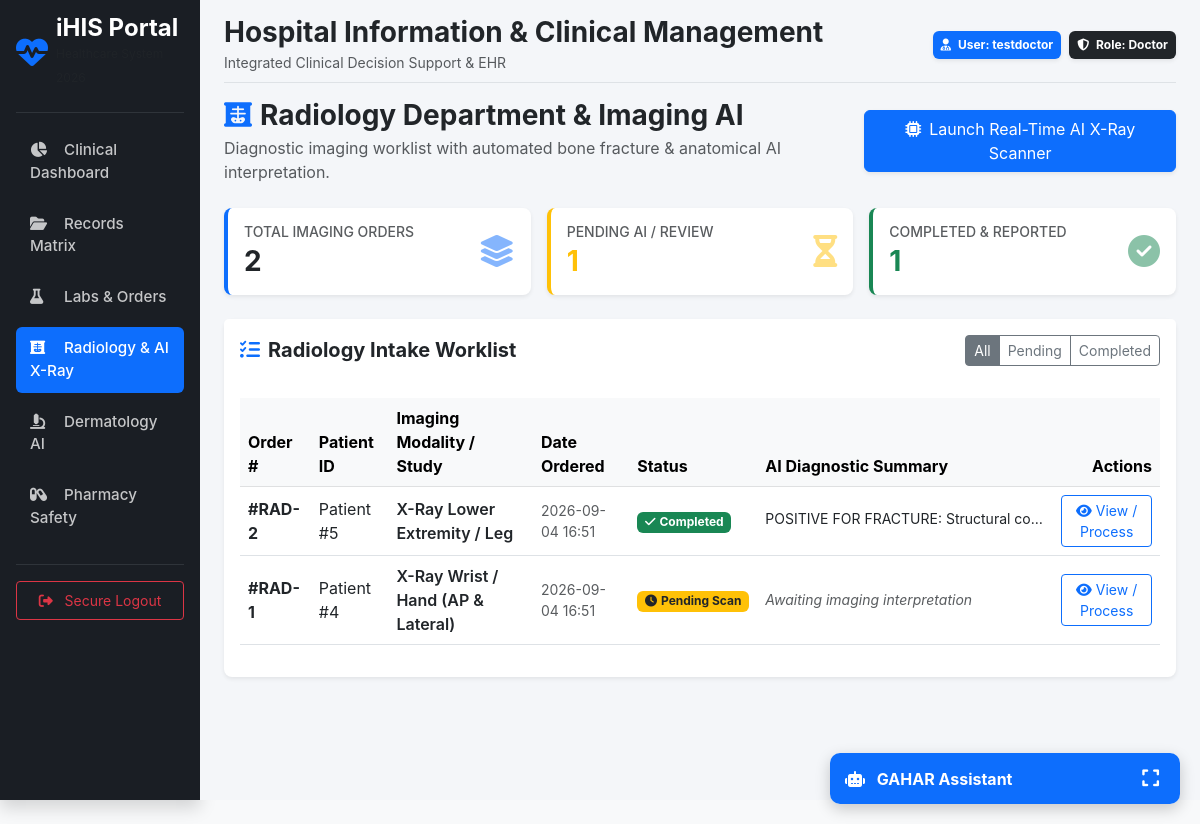
/radiology/dashboard (signed in), run on an earlier commit of the app's database.
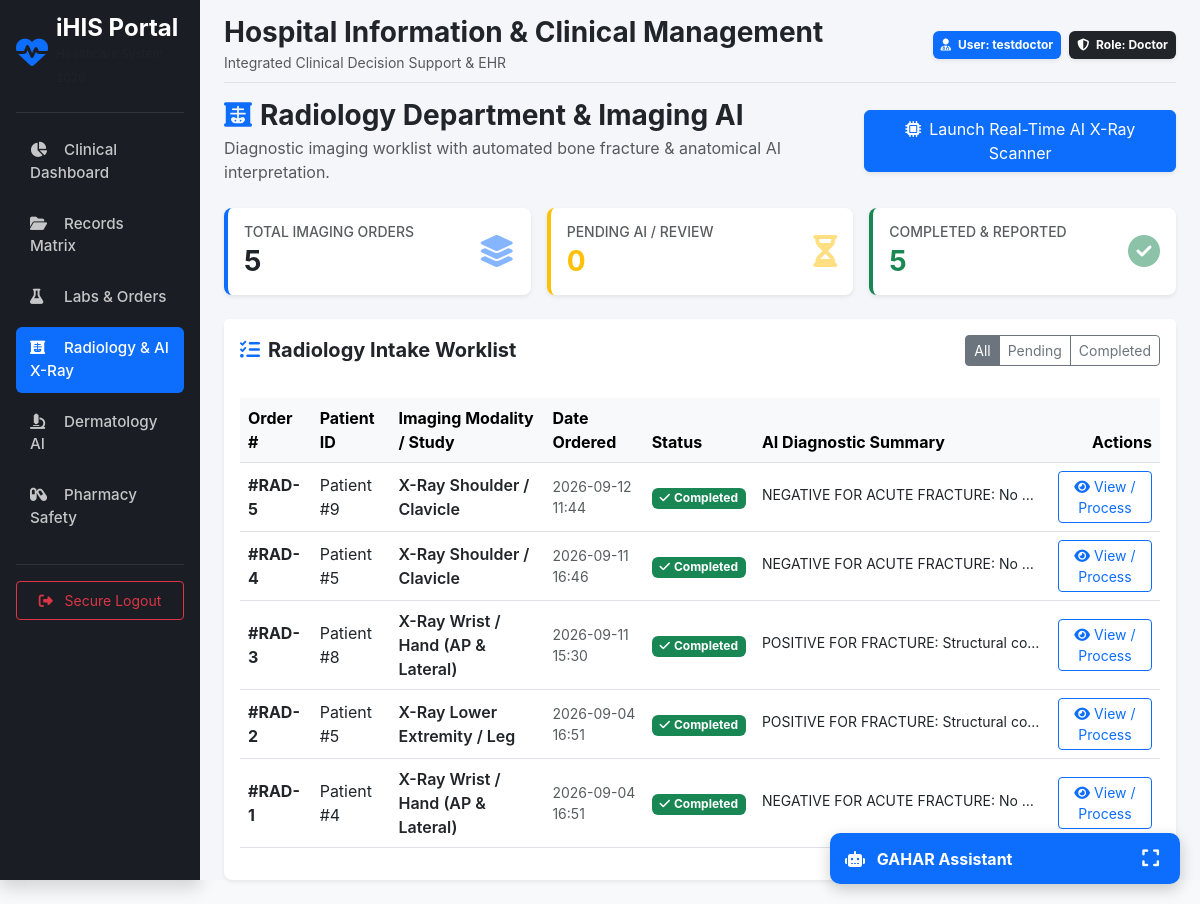
And on a later commit of the database.
### models/user.py (models this page shows, shortened)
class User(db.Model, UserMixin):
    __tablename__ = 'users'
    id = db.Column(db.Integer, primary_key=True)
    username = db.Column(db.String(80), unique=True, nullable=False, index=True)
    email = db.Column(db.String(120), unique=True, nullable=False, index=True)
    password_hash = db.Column(db.String(128), nullable=False)
    role_id = db.Column(db.Integer, db.ForeignKey('roles.id'), nullable=False)
    role = db.relationship('Role', backref=db.backref('users', lazy=True))
    created_at = db.Column(db.DateTime, default=datetime.utcnow)
    updated_at = db.Column(db.DateTime, default=datetime.utcnow, onupdate=datetime.utcnow)
    is_deleted = db.Column(db.Boolean, default=False, nullable=False) # Soft-delete mechanism

class Role(db.Model):
    __tablename__ = 'roles'
    id = db.Column(db.Integer, primary_key=True)
    name = db.Column(db.String(50), unique=True, nullable=False, index=True) # e.g., 'Doctor', 'Patient'
    description = db.Column(db.String(255))

### models/orders.py (models this page shows)
class RadiologyOrder(db.Model):
    __tablename__ = 'radiology_orders'
    id = db.Column(db.Integer, primary_key=True)
    patient_id = db.Column(db.Integer, db.ForeignKey('patients.id'), nullable=False)
    doctor_id = db.Column(db.Integer, db.ForeignKey('users.id'), nullable=False)
    imaging_type = db.Column(db.String(100), nullable=False) # e.g., 'X-Ray Chest', 'X-Ray Wrist / Hand'
    status = db.Column(db.String(30), default='Ordered')     # Ordered, Scheduled, Completed
    findings = db.Column(db.Text, nullable=True)
    image_url = db.Column(db.String(255), nullable=True)     # Path to uploaded scan file
    created_at = db.Column(db.DateTime, default=datetime.utcnow)
    doctor = db.relationship('User', foreign_keys=[doctor_id])

### routes/radiology.py (the view)
@radiology_bp.route('', strict_slashes=False)
@radiology_bp.route('/', strict_slashes=False)
@radiology_bp.route('/dashboard', strict_slashes=False)
@login_required
@roles_required('Doctor', 'Admin')
def dashboard():
    status_filter = request.args.get('status', 'all')
    query = RadiologyOrder.query
    if status_filter != 'all':
        query = query.filter_by(status=status_filter)
    orders = query.order_by(RadiologyOrder.created_at.desc()).all()
    total_orders = RadiologyOrder.query.count()
    pending_orders = RadiologyOrder.query.filter_by(status='Ordered').count()
    completed_orders = RadiologyOrder.query.filter_by(status='Completed').count()
    return render_template(
        'radiology/dashboard.html',
        orders=orders,
        status_filter=status_filter,
        total_orders=total_orders,
        pending_orders=pending_orders,
        completed_orders=completed_orders
    )

### app.py (called while the page is built)
@login_manager.user_loader
def load_user(user_id):
    from models.user import User
    return db.session.get(User, int(user_id))

### services/auth_helpers.py (called while the page is built)
def roles_required(*role_names):
    def decorator(f):
        @wraps(f)
        def decorated_function(*args, **kwargs):
            if not current_user.is_authenticated or current_user.role.name not in role_names:
                abort(403)
            return f(*args, **kwargs)
        return decorated_function
    return decorator

### templates/radiology/dashboard.html (shortened to what this page needs)
{% extends 'base.html' %}
{% block content %}
<div class="d-flex justify-content-between align-items-center mb-4">
    <div>
        <h3 class="fw-bold mb-1"><i class="fa-solid fa-x-ray text-primary me-2"></i>Radiology Department & Imaging AI</h3>
        <p class="text-muted mb-0">Diagnostic imaging worklist with automated bone fracture & anatomical AI interpretation.</p>
    </div>
    <a href="{{ url_for('radiology.interactive_scanner') }}" class="btn btn-primary shadow-sm">
        <i class="fa-solid fa-microchip me-2"></i>Launch Real-Time AI X-Ray Scanner
    </a>
</div>
<div class="row g-3 mb-4">
    <div class="col-md-4">
        <div class="card border-0 border-start border-primary border-4 shadow-sm p-3">
            <div class="d-flex justify-content-between align-items-center">
                <div>
                    <h6 class="text-muted text-uppercase small mb-1">Total Imaging Orders</h6>
                    <h3 class="fw-bold mb-0 text-dark">{{ total_orders }}</h3>
                </div>
                <i class="fa-solid fa-layer-group fa-2x text-primary opacity-50"></i>
            </div>
        </div>
    </div>
    <div class="col-md-4">
        <div class="card border-0 border-start border-warning border-4 shadow-sm p-3">
            <div class="d-flex justify-content-between align-items-center">
                <div>
                    <h6 class="text-muted text-uppercase small mb-1">Pending AI / Review</h6>
                    <h3 class="fw-bold mb-0 text-warning">{{ pending_orders }}</h3>
                </div>
                <i class="fa-solid fa-hourglass-half fa-2x text-warning opacity-50"></i>
            </div>
        </div>
    </div>
    <div class="col-md-4">
        <div class="card border-0 border-start border-success border-4 shadow-sm p-3">
            <div class="d-flex justify-content-between align-items-center">
                <div>
                    <h6 class="text-muted text-uppercase small mb-1">Completed & Reported</h6>
                    <h3 class="fw-bold mb-0 text-success">{{ completed_orders }}</h3>
                </div>
                <i class="fa-solid fa-circle-check fa-2x text-success opacity-50"></i>
            </div>
        </div>
    </div>
</div>
<div class="card border-0 shadow-sm">
    <div class="card-header bg-white border-0 py-3 d-flex justify-content-between align-items-center">
        <h5 class="mb-0 text-dark fw-bold">
            <i class="fa-solid fa-list-check me-2 text-primary"></i>Radiology Intake Worklist
        </h5>
        <div class="btn-group btn-group-sm">
            <a href="{{ url_for('radiology.dashboard', status='all') }}" class="btn btn-outline-secondary {% if status_filter == 'all' %}active{% endif %}">All</a>
            <a href="{{ url_for('radiology.dashboard', status='Ordered') }}" class="btn btn-outline-secondary {% if status_filter == 'Ordered' %}active{% endif %}">Pending</a>
            <a href="{{ url_for('radiology.dashboard', status='Completed') }}" class="btn btn-outline-secondary {% if status_filter == 'Completed' %}active{% endif %}">Completed</a>
        </div>
    </div>
    <div class="table-responsive p-3">
        <table class="table table-hover align-middle">
            <thead class="table-light text-secondary">
                <tr>
                    <th>Order #</th>
                    <th>Patient ID</th>
                    <th>Imaging Modality / Study</th>
                    <th>Date Ordered</th>
                    <th>Status</th>
                    <th>AI Diagnostic Summary</th>
                    <th class="text-end">Actions</th>
                </tr>
            </thead>
            <tbody>
                {% if orders %}
                    {% for order in orders %}
                    <tr>
                        <td class="fw-bold">#RAD-{{ order.id }}</td>
                        <td>Patient #{{ order.patient_id }}</td>
                        <td>
                            <span class="fw-semibold text-dark">{{ order.imaging_type }}</span>
                        </td>
                        <td class="small text-muted">{{ order.created_at.strftime('%Y-%m-%d %H:%M') if order.created_at else 'N/A' }}</td>
                        <td>
                            {% if order.status == 'Completed' %}
                                <span class="badge bg-success"><i class="fa-solid fa-check me-1"></i>Completed</span>
                            {% elif order.status == 'Ordered' %}
                                <span class="badge bg-warning text-dark"><i class="fa-solid fa-clock me-1"></i>Pending Scan</span>
                            {% else %}
                                <span class="badge bg-info text-dark">{{ order.status }}</span>
                            {% endif %}
                        </td>
                        <td class="small">
                            {% if order.findings %}
                                <span class="text-truncate d-inline-block" style="max-width: 280px;" title="{{ order.findings }}">
                                    {{ order.findings }}
                                </span>
                            {% else %}
                                <span class="text-muted fst-italic">Awaiting imaging interpretation</span>
                            {% endif %}
                        </td>
                        <td class="text-end">
                            <a href="{{ url_for('radiology.order_detail', order_id=order.id) }}" class="btn btn-sm btn-outline-primary">
                                <i class="fa-solid fa-eye me-1"></i>View / Process
                            </a>
                        </td>
                    </tr>
                    {% endfor %}
                {% endif %}
            </tbody>
        </table>
    </div>
</div>
{% endblock %}

### templates/base.html (shortened to what this page needs)
<!DOCTYPE html>
<html lang="en">
<head>
    <link href="https://cdn.jsdelivr.net/npm/bootstrap@5.3.0/dist/css/bootstrap.min.css" rel="stylesheet">
    <link href="https://cdnjs.cloudflare.com/ajax/libs/font-awesome/6.4.0/css/all.min.css" rel="stylesheet">
</head>
<body>
    <div class="container-fluid">
        <div class="row">
            <nav class="col-md-3 col-lg-2 d-md-block sidebar collapse p-3 shadow">
                <div class="d-flex align-items-center mb-4 text-white text-decoration-none">
                    <i class="fa-solid fa-heart-pulse fa-2x me-2 text-primary"></i>
                    <div>
                        <span class="fs-4 fw-bold d-block lh-1">iHIS Portal</span>
                        <small class="text-muted" style="font-size: 0.75rem;">Healthcare System 2026</small>
                    </div>
                </div>
                <hr class="border-secondary">
                <ul class="nav nav-pills flex-column mb-auto">
                    <li class="nav-item">
                        <a href="/portal/doctor" class="nav-link {% if request.path == '/portal/doctor' %}active{% endif %}">
                            <i class="fa-solid fa-chart-pie me-2"></i> Clinical Dashboard
                        </a>
                    </li>
                    <li>
                        <a href="{{ url_for('clinical.records_matrix') }}" class="nav-link {% if '/clinical/records' in request.path or '/clinical/patient' in request.path or '/clinical/examination' in request.path %}active{% endif %}">
                            <i class="fa-solid fa-folder-open me-2"></i> Records Matrix
                        </a>
                    </li>
                    <li>
                        <a href="{{ url_for('orders.orders_hub') }}" class="nav-link {% if '/orders' in request.path %}active{% endif %}">
                            <i class="fa-solid fa-flask me-2"></i> Labs & Orders
                        </a>
                    </li>
                    <li>
                        <a href="{{ url_for('radiology.dashboard') }}" class="nav-link {% if '/radiology' in request.path %}active{% endif %}">
                            <i class="fa-solid fa-x-ray me-2"></i> Radiology & AI X-Ray
                        </a>
                    </li>
                    <li>
                        <a href="{{ url_for('dermatology.analyze_lesion') }}" class="nav-link {% if '/dermatology' in request.path %}active{% endif %}">
                            <i class="fa-solid fa-microscope me-2"></i> Dermatology AI
                        </a>
                    </li>
                    <li>
                        <a href="/pharmacy/review" class="nav-link {% if '/pharmacy' in request.path %}active{% endif %}">
                            <i class="fa-solid fa-capsules me-2"></i> Pharmacy Safety
                        </a>
                    </li>
                </ul>
                <hr class="border-secondary">
                <div class="dropdown">
                    <a href="{{ url_for('auth.logout') }}" class="btn btn-outline-danger w-100 btn-sm py-2">
                        <i class="fa-solid fa-right-from-bracket me-2"></i> Secure Logout
                    </a>
                </div>
            </nav>
            <main class="col-md-9 ms-sm-auto col-lg-10 px-md-4 main-content">
                <div class="d-flex justify-content-between flex-wrap flex-md-nowrap align-items-center pt-3 pb-2 mb-3 border-bottom">
                    <div>
                        <h2 class="h3 text-dark fw-bold mb-0">Hospital Information & Clinical Management</h2>
                        <small class="text-muted">Integrated Clinical Decision Support & EHR</small>
                    </div>
                    <div class="d-flex align-items-center">
                        <div class="badge bg-primary p-2 shadow-sm me-2">
                            <i class="fa-solid fa-user-doctor me-1"></i> User: {{ current_user.username }}
                        </div>
                        <div class="badge bg-dark p-2 shadow-sm">
                            <i class="fa-solid fa-shield-halved me-1"></i> Role: {{ current_user.role.name }}
                        </div>
                    </div>
                </div>
                {% block content %}{% endblock %}
            </main>
        </div>
    </div>
    {% include 'rag_widget.html' %}
</body>
</html>

### templates/rag_widget.html (shortened to what this page needs)
<div id="ragWidget">
    <div class="rag-header" onclick="toggleRag()">
        <span><i class="fa-solid fa-robot me-2"></i> GAHAR Assistant</span>
        <div class="controls">
            <button onclick="maximizeRag(event)" title="Maximize/Minimize"><i class="fa-solid fa-expand"></i></button>
        </div>
    </div>
</div>

### templates/base.html (style rules this page uses)
body { overflow-x: hidden; background-color: #f8f9fa; font-family: -apple-system, BlinkMacSystemFont, "Segoe UI", Roboto, "Helvetica Neue", Arial, sans-serif; }
.sidebar { min-height: 100vh; background: #1a1e24; color: white; transition: all 0.3s; }
.sidebar .nav-link { color: rgba(255,255,255,0.75); margin-bottom: 8px; border-radius: 6px; padding: 10px 14px; font-weight: 500; font-size: 0.95rem; }
.sidebar .nav-link:hover, .sidebar .nav-link.active { color: white; background: #0d6efd; }
.sidebar .nav-link i { width: 22px; }
.main-content { min-height: 100vh; background-color: #f4f6f9; }
.card { border-radius: 8px; }

### templates/rag_widget.html (style rules this page uses)
#ragWidget { position: fixed; bottom: 20px; right: 20px; width: 350px; background: white; border-radius: 10px; box-shadow: 0 5px 15px rgba(0,0,0,0.2); display: flex; flex-direction: column; z-index: 9999; transition: all 0.3s ease; overflow: hidden; }
.rag-header { background: #0d6efd; color: white; padding: 10px 15px; cursor: pointer; display: flex; justify-content: space-between; align-items: center; font-weight: bold; }
.rag-header .controls button { background: none; border: none; color: white; font-size: 1.2rem; cursor: pointer; margin-left: 5px; }

What changed in the data, as far as the page shows it:
added RadiologyOrder: id "5", patient_id "9", imaging_type "X-Ray Shoulder / Clavicle", created_at "2026-09-12 11:44", status "Completed" (drawn), findings "NEGATIVE FOR ACUTE FRACTURE: No…"
added RadiologyOrder: id "4", patient_id "5", imaging_type "X-Ray Shoulder / Clavicle", created_at "2026-09-11 16:46", status "Completed" (drawn), findings "NEGATIVE FOR ACUTE FRACTURE: No…"
added RadiologyOrder: id "3", patient_id "8", imaging_type "X-Ray Wrist / Hand (AP & Lateral)", created_at "2026-09-11 15:30", status "Completed" (drawn), findings "POSITIVE FOR FRACTURE: Structural co…"
changed RadiologyOrder id 1: findings (not shown) → "NEGATIVE FOR ACUTE FRACTURE: No…"; status "Pending Scan" → "Completed"; no longer shows "Awaiting imaging interpretation"
Also different on the page:
{{ total_orders }}: "2" → "5"
{{ pending_orders }}: "1" → "0"
{{ completed_orders }}: "1" → "5"
